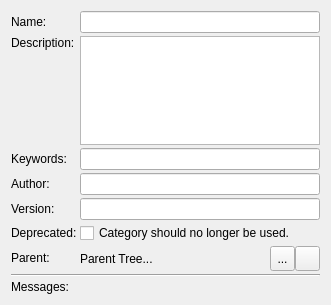
<?xml version="1.0" encoding="UTF-8"?>
<ui version="4.0">
 <class>librepcb::editor::PackageCategoryEditorWidget</class>
 <widget class="QWidget" name="librepcb::editor::PackageCategoryEditorWidget">
  <property name="geometry">
   <rect>
    <x>0</x>
    <y>0</y>
    <width>331</width>
    <height>305</height>
   </rect>
  </property>
  <property name="maximumSize">
   <size>
    <width>500</width>
    <height>16777215</height>
   </size>
  </property>
  <property name="windowTitle">
   <string>Form</string>
  </property>
  <layout class="QFormLayout" name="formLayout">
   <property name="horizontalSpacing">
    <number>3</number>
   </property>
   <property name="verticalSpacing">
    <number>3</number>
   </property>
   <item row="0" column="0">
    <widget class="QLabel" name="label_4">
     <property name="text">
      <string>Name:</string>
     </property>
    </widget>
   </item>
   <item row="0" column="1">
    <widget class="QLineEdit" name="edtName">
     <property name="maxLength">
      <number>50</number>
     </property>
    </widget>
   </item>
   <item row="1" column="0">
    <widget class="QLabel" name="label_5">
     <property name="text">
      <string>Description:</string>
     </property>
     <property name="alignment">
      <set>Qt::AlignLeading|Qt::AlignLeft|Qt::AlignTop</set>
     </property>
    </widget>
   </item>
   <item row="1" column="1">
    <widget class="librepcb::editor::PlainTextEdit" name="edtDescription"/>
   </item>
   <item row="2" column="0">
    <widget class="QLabel" name="label_6">
     <property name="text">
      <string>Keywords:</string>
     </property>
    </widget>
   </item>
   <item row="2" column="1">
    <widget class="QLineEdit" name="edtKeywords">
     <property name="maxLength">
      <number>100</number>
     </property>
    </widget>
   </item>
   <item row="3" column="0">
    <widget class="QLabel" name="label_7">
     <property name="text">
      <string>Author:</string>
     </property>
    </widget>
   </item>
   <item row="3" column="1">
    <widget class="QLineEdit" name="edtAuthor">
     <property name="maxLength">
      <number>100</number>
     </property>
    </widget>
   </item>
   <item row="4" column="0">
    <widget class="QLabel" name="label_8">
     <property name="text">
      <string>Version:</string>
     </property>
    </widget>
   </item>
   <item row="4" column="1">
    <widget class="QLineEdit" name="edtVersion">
     <property name="maxLength">
      <number>100</number>
     </property>
    </widget>
   </item>
   <item row="5" column="0">
    <widget class="QLabel" name="label_10">
     <property name="text">
      <string>Deprecated:</string>
     </property>
    </widget>
   </item>
   <item row="5" column="1">
    <widget class="QCheckBox" name="cbxDeprecated">
     <property name="text">
      <string>Category should no longer be used.</string>
     </property>
    </widget>
   </item>
   <item row="7" column="0" colspan="2">
    <widget class="Line" name="line">
     <property name="orientation">
      <enum>Qt::Horizontal</enum>
     </property>
    </widget>
   </item>
   <item row="6" column="0">
    <widget class="QLabel" name="label">
     <property name="text">
      <string>Parent:</string>
     </property>
    </widget>
   </item>
   <item row="6" column="1">
    <layout class="QHBoxLayout" name="horizontalLayout">
     <property name="spacing">
      <number>0</number>
     </property>
     <item>
      <widget class="QLabel" name="lblParentCategories">
       <property name="text">
        <string notr="true">Parent Tree...</string>
       </property>
       <property name="wordWrap">
        <bool>true</bool>
       </property>
      </widget>
     </item>
     <item>
      <widget class="QToolButton" name="btnChooseParentCategory">
       <property name="sizePolicy">
        <sizepolicy hsizetype="Fixed" vsizetype="MinimumExpanding">
         <horstretch>0</horstretch>
         <verstretch>0</verstretch>
        </sizepolicy>
       </property>
       <property name="minimumSize">
        <size>
         <width>25</width>
         <height>25</height>
        </size>
       </property>
       <property name="maximumSize">
        <size>
         <width>25</width>
         <height>16777215</height>
        </size>
       </property>
       <property name="toolTip">
        <string>Choose category</string>
       </property>
       <property name="text">
        <string notr="true">...</string>
       </property>
      </widget>
     </item>
     <item>
      <widget class="QToolButton" name="btnResetParentCategory">
       <property name="sizePolicy">
        <sizepolicy hsizetype="Fixed" vsizetype="MinimumExpanding">
         <horstretch>0</horstretch>
         <verstretch>0</verstretch>
        </sizepolicy>
       </property>
       <property name="minimumSize">
        <size>
         <width>25</width>
         <height>25</height>
        </size>
       </property>
       <property name="maximumSize">
        <size>
         <width>25</width>
         <height>16777215</height>
        </size>
       </property>
       <property name="toolTip">
        <string>Reset</string>
       </property>
       <property name="text">
        <string notr="true"/>
       </property>
       <property name="icon">
        <iconset>
         <normaloff>:/img/actions/undo.png</normaloff>:/img/actions/undo.png</iconset>
       </property>
      </widget>
     </item>
    </layout>
   </item>
   <item row="8" column="0">
    <widget class="QLabel" name="label_2">
     <property name="text">
      <string>Messages:</string>
     </property>
     <property name="alignment">
      <set>Qt::AlignLeading|Qt::AlignLeft|Qt::AlignTop</set>
     </property>
    </widget>
   </item>
   <item row="8" column="1">
    <widget class="librepcb::editor::LibraryElementCheckListWidget" name="lstMessages" native="true">
     <property name="sizePolicy">
      <sizepolicy hsizetype="Preferred" vsizetype="Expanding">
       <horstretch>0</horstretch>
       <verstretch>1</verstretch>
      </sizepolicy>
     </property>
    </widget>
   </item>
  </layout>
 </widget>
 <customwidgets>
  <customwidget>
   <class>librepcb::editor::PlainTextEdit</class>
   <extends>QPlainTextEdit</extends>
   <header location="global">librepcb/editor/widgets/plaintextedit.h</header>
  </customwidget>
  <customwidget>
   <class>librepcb::editor::LibraryElementCheckListWidget</class>
   <extends>QWidget</extends>
   <header location="global">librepcb/editor/library/libraryelementchecklistwidget.h</header>
   <container>1</container>
  </customwidget>
 </customwidgets>
 <resources/>
 <connections/>
</ui>
